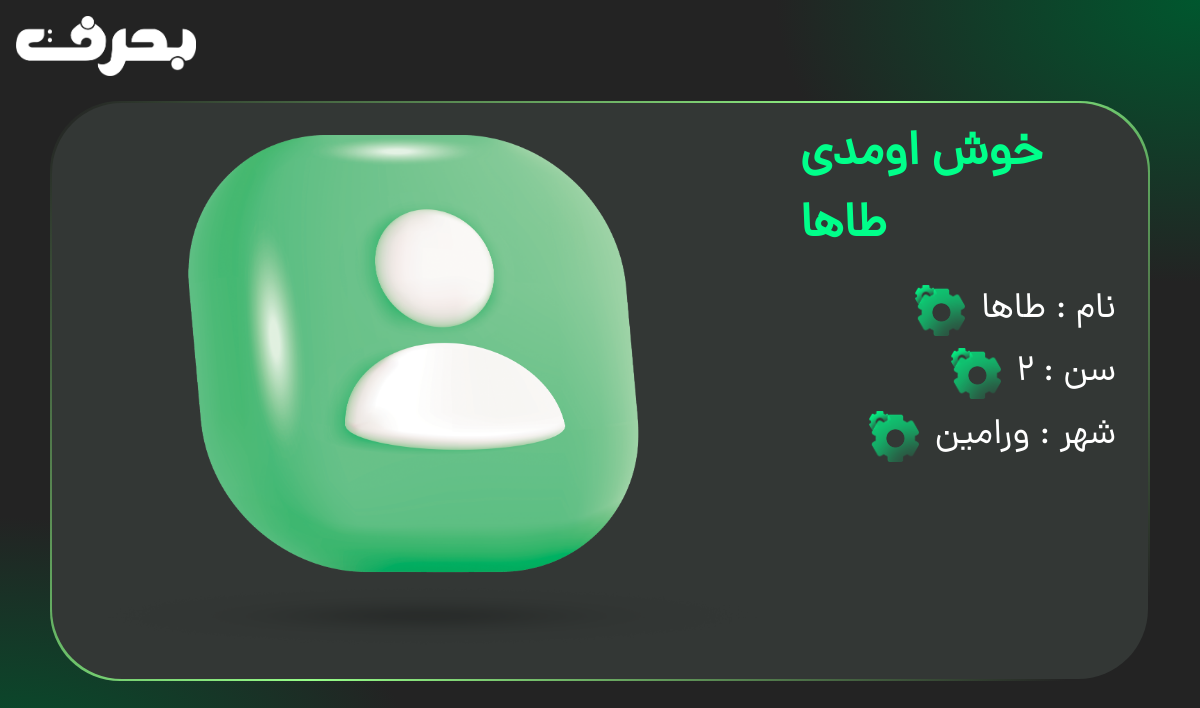
Screenshot of /profile/ (signed in) with the database file from the repository.
### myapp/models.py (models this page shows)
class customuser(AbstractUser):
    name = models.CharField(max_length=20)
    age = models.IntegerField(null=True)
    city = models.CharField(max_length=100)

### myapp/views.py (the view, shortened to what this page needs)
# urls.py: path('profile/', profile, name='profile'),
@login_required(login_url='login/')
def profile(request):
    user = request.user
    name = None
    age = None
    city = None
    return render(request, 'profile.html', {'user': user})

### templates/profile.html (shortened to what this page needs)
<!DOCTYPE html>
<html lang="en">
<head>
    {% load static %}
</head>
<body>
<div class="pc">
<div class="fpage" id="blur">
    <div class="navbar">
            <a href="/"><img src="{% static 'beharf white.png' %}" ></a>
        </div>
<div class="container">
    <div class="content">
        <div class="c2">
            <img src="{% static 'bimg.png' %}" style="padding: 1rem;" class="d">
            <div class="texts">
                <h1>خوش اومدی {{ user.name }}</h1>
                <div class="shit" >
                    <p>نام : {{user.name}}</p>
                    <div class="shitimg">
                    <img src="{% static 'change.png' %}" onclick="openshit('name')">
                    </div>
                </div>
                <div class="shit" >
                    <p>سن : {{user.age}}</p>
                    <div class="shitimg">
                    <img src="{% static 'change.png' %}" onclick="openshit('age')">
                    </div>
                </div>
                <div class="shit" >
                    <p>شهر : {{user.city}}</p>
                    <div class="shitimg">
                    <img src="{% static 'change.png' %}" onclick="openshit('city')">
                    </div>
                </div>
            </div>
        </div>
        </div>
    </div>
    </div>
</div>
</body>
</html>

### rows the page displays
customuser: name "طاها", age "2", city "ورامین"
